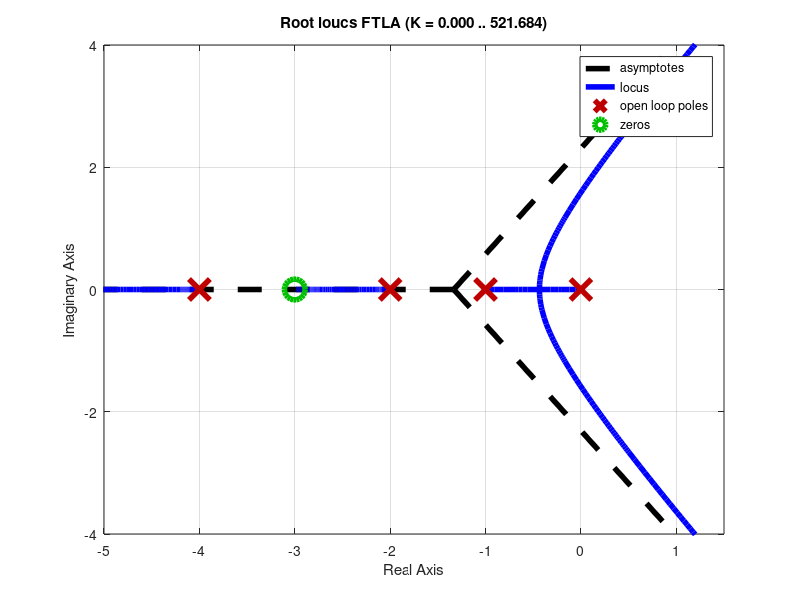

Reproduce this figure in MATLAB. (Note: this script raises an error after producing the figure.)
clc;
clear;
close all;

% Parámetros de la función de transferencia
z1 = 3;
a = 0;
b = 1;
c = 2;
d = 4;

% Creación de la función de transferencia
A = conv(conv(conv([1, a], [1, b]), [1, c]), [1, d]);
B = [1, z1];
FTLA = tf(B, A); % Función de transferencia de lazo abierto

% Cálculo del coeficiente de amortiguamiento para el sobrepaso máximo deseado
Mp = 5; % Sobrepaso máximo como porcentaje
zeta = sqrt((log(Mp/100))^2 / (pi^2 + (log(Mp/100))^2));
theta = acosd(zeta); % Ángulo de la línea de amortiguamiento en grados

% Visualización del Lugar Geométrico de las Raíces (LGR)
figure;
rlocus(FTLA);
grid on;
r = findobj(gca, 'type', 'line');
set(r, 'markersize', 15, 'linewidth', 4);
axis([-5 1.5 -4 4]); % Ajuste de los límites de los ejes para una mejor visualización

% Preasignación de la matriz de datos para almacenar los resultados
K_range = 0:0.01:10;
j = 1; %Indice de los datos encontrados
data = zeros(length(K_range), 3);

% Bucle para encontrar la ganancia K que se aproxima al ángulo deseado
for K = K_range
    [r, ~] = rlocus(FTLA, K); % Calcula los polos para la ganancia K
    for i = 1:length(r)
        polo = r(i);
        sigma = -real(polo);
        omega = abs(imag(polo));
        % Calcula la diferencia en ángulo con respecto a la línea de amortiguamiento
        costo = abs(atand(omega / sigma) - theta);
        % Comprueba si el polo está lo suficientemente cerca de la línea de amortiguamiento
        if omega ~= 0 && costo < 1
            data(j,:) = [costo, K, polo];
            j = j + 1;
            break; % Sale del bucle después de encontrar un polo que cumple el criterio
        end
    end
end

% Eliminar filas donde todos los elementos son ceros
data = data(~all(data == 0, 2), :);

% Asegurarse de que se han encontrado datos válidos antes de proceder
if j > 1
    % Encuentra el conjunto de datos con el costo más bajo (mejor ajuste al ángulo deseado)
    [M, ind] = min(data(1:j-1,1)); % Solo considera las filas hasta j-1
    K_des = data(ind,2); % Ganancia K deseada
    polo_des = data(ind,3); % Polo correspondiente a la ganancia K deseada
    disp(['Intersección en K = ', num2str(K_des), ' con el polo ', num2str(polo_des)]);
else
    error('No se encontraron polos que cumplan con el criterio especificado.');
end

%% Análisis de la respuesta en lazo cerrado
% Tiempo de estabilización, Tss = 4 / (zeta * Wn)
% La parte real del polo (zeta * Wn) es negativa, por lo que se usa el valor absoluto
Tss = 4 / abs(real(polo_des)); 

%Tiempo de Pico, Tp = pi / (Wn * sqrt(1 - zeta^2))
%  (Wn * sqrt(1 - zeta^2)) ---> Es la parte imaginaria del polo
Tp = pi / imag(polo_des);
disp(['Tiempo de Estabilización = ', num2str(Tss), ' con tiempo de pico en = ', num2str(Tp)]);
                
% Simulación de la respuesta en lazo cerrado con la ganancia K deseada
H = feedback(K_des*FTLA,1);
figure;
step(H); % Visualización de la respuesta al escalón
